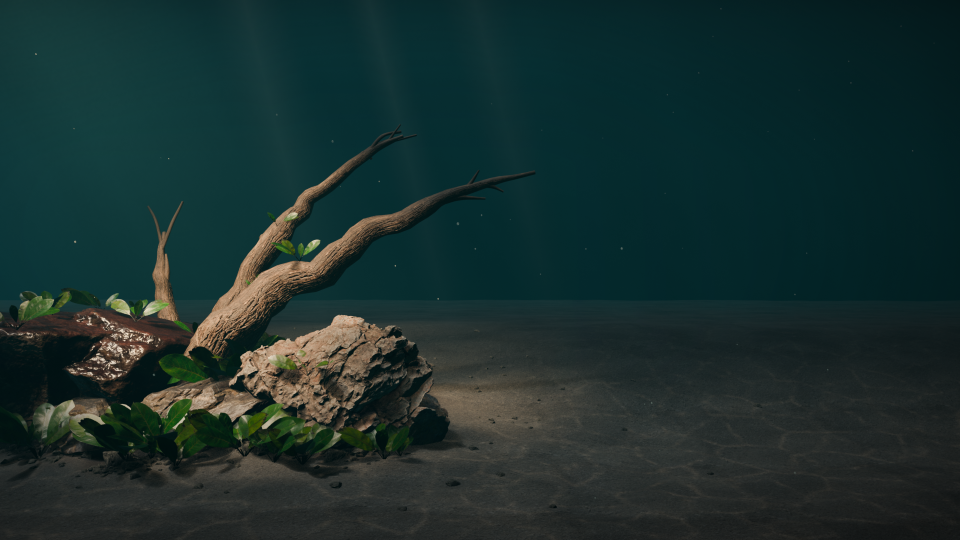
#> input picture docs/evidence/natural-env-candidate/CANDIDATE-full.png, 1920 x 1080 px (shown at 1/2 size)
$ python candidate_sheets.py
#> lines starting #> are read from the running program, lines starting #| are printed output that depends on the picture; pictures that were not available may be replaced by others from this repository, and a replacement may not be noted
"""Natural Environment Candidate: comparison and blur/silhouette sheets.

  python art/tools/candidate_sheets.py

Inputs: graded candidate frames in docs/evidence/natural-env-candidate/,
references in art/work/candidate/ref/ (Pass 2 hero frame, runtime Slice B
capture from claude/aquascape-runtime-slice-b).
"""
import pathlib

from PIL import Image, ImageDraw, ImageFilter, ImageFont

ROOT = pathlib.Path(__file__).resolve().parents[2]
E = ROOT / 'docs' / 'evidence' / 'natural-env-candidate'
REF = ROOT / 'art' / 'work' / 'candidate' / 'ref'
TW, TH = 960, 540
try:
    FONT = ImageFont.truetype('C:/Windows/Fonts/segoeui.ttf', 22)
except OSError:
    FONT = ImageFont.load_default()


def blurred(image):
    small = image.resize((image.width // 16, image.height // 16), Image.LANCZOS)
    return small.filter(ImageFilter.GaussianBlur(2)).resize(image.size, Image.BICUBIC)


def sheet(cells, columns, out):
    rows = (len(cells) + columns - 1) // columns
    canvas = Image.new('RGB', (columns * (TW + 10) + 10, rows * (TH + 40) + 10), (18, 20, 22))
    draw = ImageDraw.Draw(canvas)
    for i, (label, image) in enumerate(cells):
        x, y = 10 + (i % columns) * (TW + 10), 10 + (i // columns) * (TH + 40)
        draw.text((x, y), label, fill=(230, 230, 230), font=FONT)
        canvas.paste(image.convert('RGB').resize((TW, TH), Image.LANCZOS), (x, y + 30))
    canvas.save(out, quality=90)
    print('wrote', out.name)


def main():
    candidate = Image.open(E / 'CANDIDATE-full.png')
#> candidate is the input picture: PIL image 1920x1080 RGB; mean R, G, B 26.2, 47.2, 45.7
    runtime = Image.open(REF / 'runtime-slice-b.png')
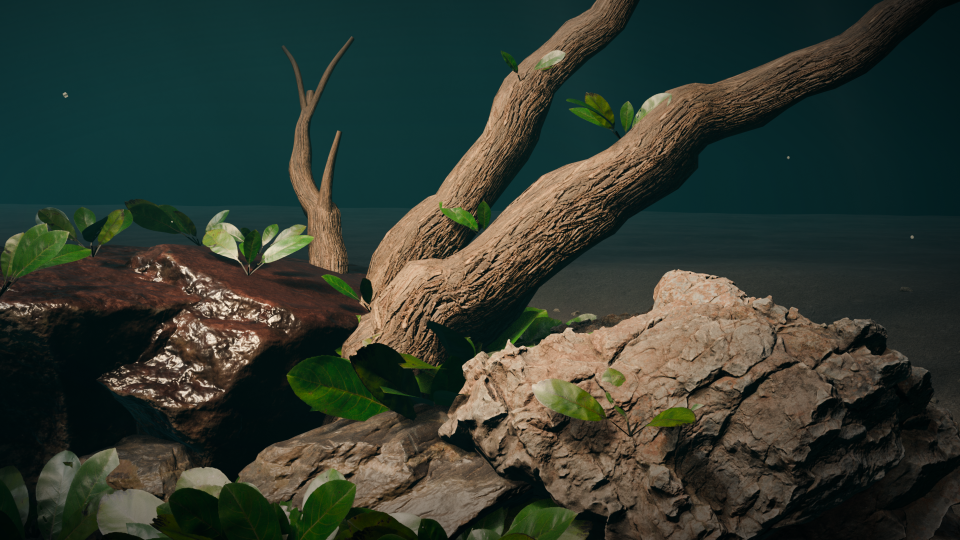
#> input picture docs/evidence/natural-env-candidate/CANDIDATE-close.png, 1920 x 1080 px, given in place of runtime-slice-b.png, which was not available (shown at 1/2 size)
#> runtime is the input picture: PIL image 1920x1080 RGB; mean R, G, B 50.1, 58, 48.3
    pass2 = Image.open(REF / 'pass2.png')
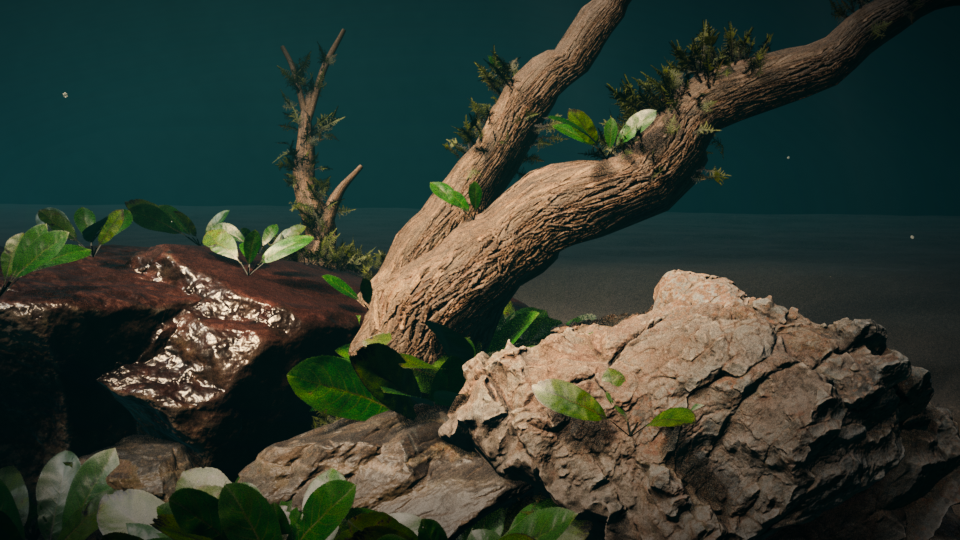
#> input picture docs/evidence/natural-env-candidate/moss-test-q1-close-50pct.png, 960 x 540 px, given in place of pass2.png, which was not available
#> pass2 is the input picture: PIL image 960x540 RGB; mean R, G, B 51, 58.3, 48
    sheet([('CANDIDATE (validated vocabulary, open water)', candidate),
           ('Runtime Slice B (current default, real host capture)', runtime),
           ('Pass 2 hero frame (offline reference)', pass2),
           ('CANDIDATE with Hero Fish 1B (desktop scale 0.75)', Image.open(E / 'CANDIDATE-fish.png'))],
          2, E / 'comparison-candidate-vs-runtime-pass2.jpg')
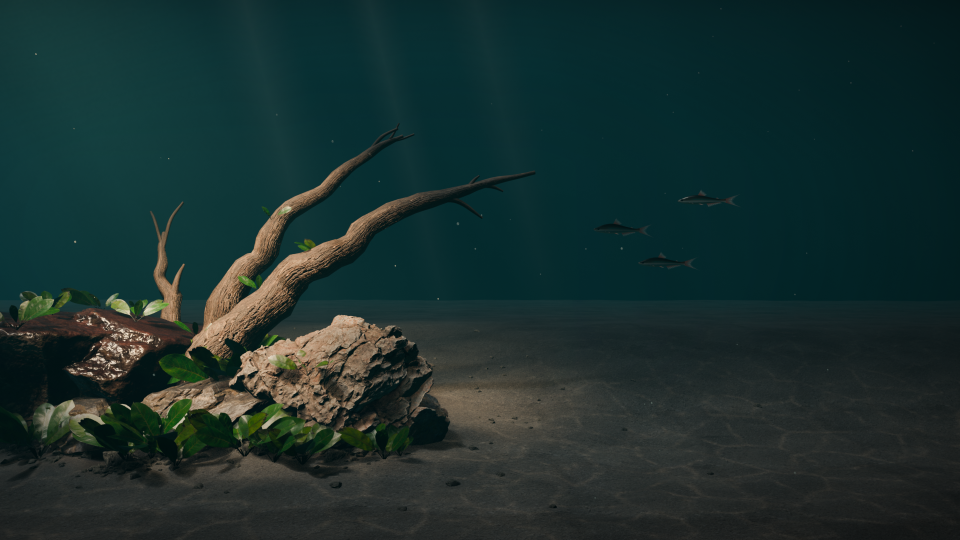
#> input picture docs/evidence/natural-env-candidate/CANDIDATE-fish.png, 1920 x 1080 px (shown at 1/2 size)
#> in sheet, `rows = (len(cells) + columns - 1) // columns`: rows = 2
#> the loop in sheet, `for i, (label, image) in enumerate(cells):` made 4 passes
#> (x, y) on passes 1, 2, 4: (10, 10), (980, 10), (980, 590)
#> (label, x, y) on pass 3: ('Pass 2 hero frame (offline reference)', 10, 590)
#> after the loop in sheet, `for i, (label, image) in enumerate(cells):`:
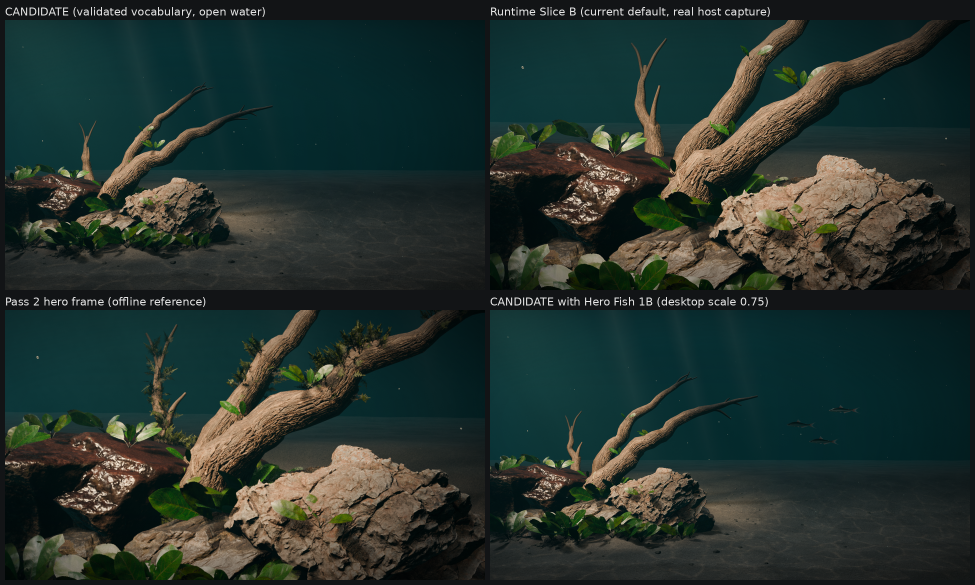
#> canvas: PIL image 1950x1170 RGB (shown at 1/2 size); mean R, G, B 37.5, 50.6, 45.6
    sheet([('CANDIDATE - blur/silhouette', blurred(candidate)),
           ('Runtime Slice B - blur/silhouette', blurred(runtime)),
           ('CANDIDATE with fish - blur/silhouette', blurred(Image.open(E / 'CANDIDATE-fish.png'))),
           ('Pass 2 - blur/silhouette', blurred(pass2))],
          2, E / 'blur-silhouette-check.jpg')
#> in blurred (call 3), `small = image.resize((image.width // 16, image.height // 16), Image.LA..`:
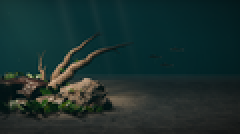
#> small: PIL image 120x67 RGB (shown 2 times larger); mean R, G, B 26.7, 47.4, 45.9
#> in blurred (call 4), `return small.filter(ImageFilter.GaussianBlur(2)).resize(image.size, Im..`:
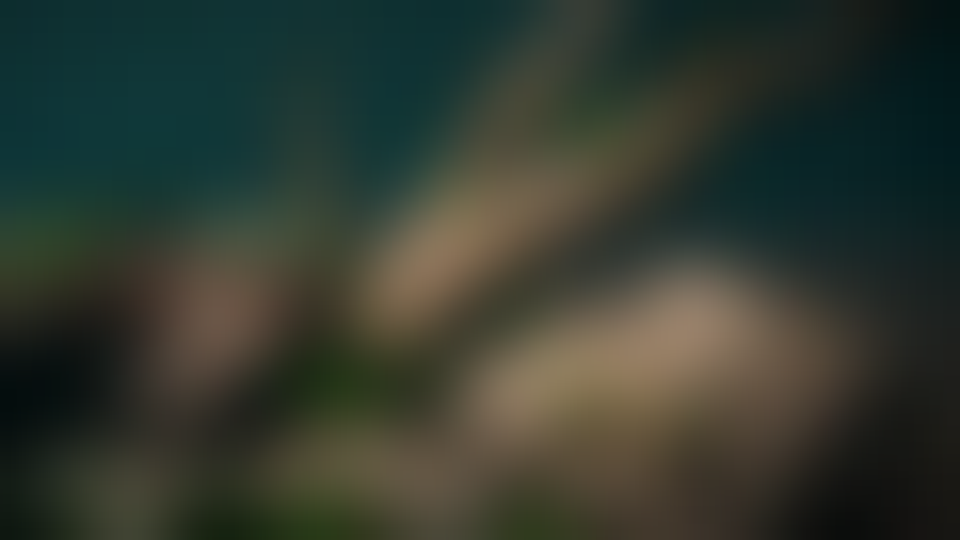
#> returned value: PIL image 960x540 RGB; mean R, G, B 51, 58.2, 48
#> call 2 of sheet, with columns = 2
#> the loop in sheet (call 2), `for i, (label, image) in enumerate(cells):` made 4 passes
#> (label, x, y) on passes 1 to 4: ('CANDIDATE - blur/silhouette', 10, 10), ('Runtime Slice B - blur/silhouette', 980, 10), ('CANDIDATE with fish - blur/silhouette', 10, 590), ('Pass 2 - blur/silhouette', 980, 590)
#> after the loop in sheet (call 2), `for i, (label, image) in enumerate(cells):`:
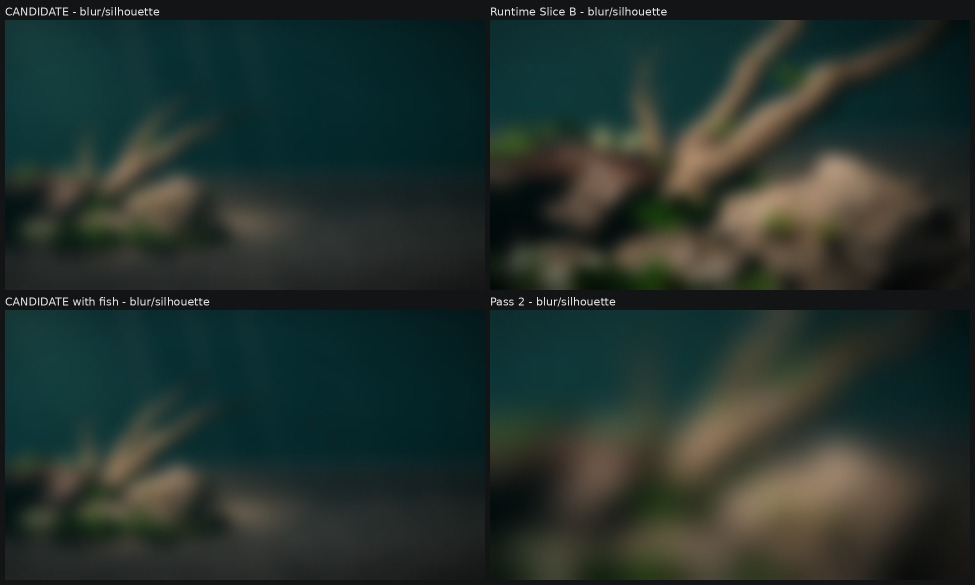
#> canvas: PIL image 1950x1170 RGB (shown at 1/2 size); mean R, G, B 37.1, 50.2, 45.2


if __name__ == '__main__':
    main()
